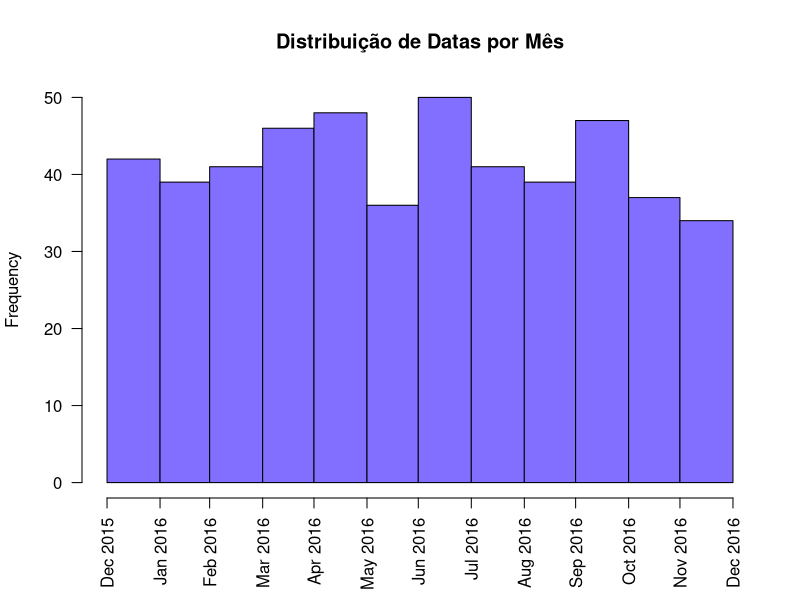

This chart was generated by the following R code:
# Análise de Séries Temporais 

# A Linguagem R possui diversos pacotes para criar, manipular e visualizar dados de séries temporais,
# essenciais quando se trabalha com Financial Analytics.

# Objetos do tipo data.frame em R, são excelentes para armazenar dados, mas não são eficientes para lidar com 
# dados de séries temporais. Abaixo uma lista dos principais pacotes e objetos usados para análise de séries temporais em R.

# Objetos de Séries Temporais
# Objeto fts (Pacote fts) 
# Objeto its (Pacote its)
# Objeto irts (Pacote tseries)
# Objeto timeSeries (Pacote timeSeries) 
# Objeto ti (Pacote tis)
# Objetos ts e mts (Pacote stats)
# Objeto zoo (Pacote zoo)
# Objeto xts (Pacote xts)

# xts = eXtensible Time Series
# xts é um objeto estendido do pacote zoo
# Índice (dados do tipo data) + Matriz

# Dados de séries temporais, são basicamente matrizes de dados, cujo índice é uma data.
# Representamos esta data em R com diferentes objetos

# Objeto chron (Pacote chron)
# Objeto Date (Pacote base)
# Objeto yearmon (Pacote zoo)
# Objeto yearqtr (Pacote zoo)
# Objeto POSIXct (Pacote base)
# Objeto POSIXlt (Pacote base)
# Objeto timeDate (Pacote timeDate)


#### Bonus - Trabalhando com Datas em R #####

# Datas em R são armazenados como número de dias a partir de 1/1/1970
# Objetos do tipo Data são usados para representar datas e não horários dentro de uma data (ao longo do dia)
my.date = as.Date("2017/1/1")
my.date
class(my.date)
as.numeric(my.date)
myDates = c("2016-12-20", "2017-01-20")
as.Date(myDates)

# Especificando o formato de entrada dos dados
as.Date("1/1/1970", format = "%m/%d/%Y")
as.Date("January 1, 1970", format = "%B %d, %Y")
as.Date("01JAN70", format = "%d%b%y") 

# Função format()
format(my.date, "%b %d, %Y") 
as.Date("Jan 1970", format = "%b %Y") 

# Data considerando o número de dias
as.Date(32500, origin = as.Date("1900-01-01")) 

# Extraindo um valor específico e transformando os dados
myYear = format(my.date, "%Y")
myYear
class(myYear)
as.numeric(myYear)
as.numeric(format(my.date, "%Y")) 
weekdays(my.date)
months(my.date)
quarters(my.date)

# Operações com datas
my.date
my.date + 1
my.date - 1
my.date + 31

# Comparações Lógicas
my.date
my.date1 = as.Date("1980-01-01")
my.date1 > my.date 

# Diferença entre datas
diff.date = my.date1 - my.date
diff.date 
class(diff.date)
as.numeric(diff.date)
my.date + diff.date 

# Criando sequências de datas
my.dates = seq(as.Date("2015/1/1"), as.Date("2016/12/31"), "3 months")
head(my.dates)
tail(my.dates) 
my.dates = seq(from = as.Date("2015/1/1"), by = "3 months", length.out = 61)
my.dates

# Plot de Objetos do Tipo Data
rint = round(runif(500)*365)
startDate = as.Date("2016-01-01")
myDates = startDate + rint
head(myDates)
class(myDates)

# Histograma
hist(myDates, breaks = "months", freq = TRUE, 
     main = "Distribuição de Datas por Mês", col = "slateblue1", xlab = "", format = "%b %Y", las = 2)

# Objeto Posix
# Classe POSIXct representa datas no formato de tempo em número de segundos desde 01-01-1970 (semelhante ao objeto Date, mas com suporte aos tempos ao longo do dia)
# Classe POSIXlt representa datas no formato de tempo com uma lista nomeada de segundos, minutos, horas, dias, meses e anos
myDateTimeStr = "2016-12-15 11:27:04"

# Criando objetos POSIXct
myPOSIXct = as.POSIXct(myDateTimeStr)
myPOSIXct
class(myPOSIXct)
as.numeric(myPOSIXct)

# Alterando o formato padrão
myDateTimeStr1 = "19-12-2006 10:17:07"
myPOSIXct1 = as.POSIXct(myDateTimeStr1, format = "%d-%m-%Y %H:%M:%S")
myPOSIXct1 

# Criando objetos POSIXct a partir de dados numéricos
myPOSIXct2 = as.POSIXct(0, origin = "1970-01-01")
myPOSIXct2
as.numeric(myPOSIXct2) 
myPOSIXct5 = ISOdatetime(year = 2016, month = 12, day = 21, hour = 10, min = 17, sec = 7, tz = "")
class(myPOSIXct5)
myPOSIXct5 

# Alterando o formato do output
myPOSIXct
format(myPOSIXct, format = "%b %d, %Y") 
format(myPOSIXct, format = "%B")
format(myPOSIXct, format = "%Z")
as.numeric(format(myPOSIXct, format = "%Y"))
as.numeric(format(myPOSIXct, format = "%S")) 

# Criando objetos POSIXlt
myDateTimeStr
myPOSIXlt = as.POSIXlt(myDateTimeStr)
myPOSIXlt
class(myPOSIXlt)

# Ajustando o formato de entrada
myDateTimeStr1 = "21-12-2016 11:19:02"
myPOSIXlt1 = as.POSIXlt(myDateTimeStr1, format = "%d-%m-%Y %H:%M:%S")
names(unclass(myPOSIXlt)) 

# Extraindo valores específicos da data
myPOSIXlt$sec
myPOSIXlt$hour
myPOSIXlt$mday
myPOSIXlt$mon
myPOSIXlt$year
myPOSIXlt$wday 
myPOSIXlt$yday
myPOSIXlt$isdst 

# Conversão
myPOSIXct
class(myPOSIXct)
myPOSIXlt = as.POSIXlt(myPOSIXct)
class(myPOSIXlt)
as.POSIXlt(myPOSIXct)$sec 

myPOSIXct
myDate = as.Date(myPOSIXct)
myDate
class(myDate) 

myPOSIXct = as.POSIXct(myDate, tz = "GMT")
myPOSIXct
myPOSIXlt = as.POSIXlt(myDate, tz = "GMT")
myPOSIXlt
myPOSIXct = as.POSIXct(myPOSIXlt)
myPOSIXct

HfDateTimeStr = "2016-12-15 18:13:04.125"
HfPOSIXct = as.POSIXct(HfDateTimeStr)
HfPOSIXct 
options(digits.secs = 3)
HfPOSIXct 

# Manipulando POSIXct
dt1 = as.POSIXct("2016-12-23 00:00:00")
dt2 = as.POSIXct("2016-12-23 05:00:00")
diffDateTime = dt2 - dt1
class(diffDateTime)
diffDateTime
units(diffDateTime)
as.numeric(diffDateTime) 

units(diffDateTime) = "secs"
diffDateTime
as.numeric(diffDateTime) 


# Pacote lubridate
install.packages("lubridate")
library(lubridate)

ymd("20161221")
ymd("2016 Dec 21") 

ymd_hms("20161219101707")
ymd_hms("2016 Dec 19 10:17:07")
mdy("Dec 19, 2016")
mdy_hms("December 19, 2016 10:17:07")
dmy_hms("19-Dec, 2016 10:17:07") 

ymd_hms("2016 Dec 19 10:17:07", tz="") 

ymd(20161219) 

myDateTime = ymd_hms("2016 Dec 19 10:17:07")
myDateTime 
year(myDateTime)
month(myDateTime)
week(myDateTime)
yday(myDateTime)
mday(myDateTime)
wday(myDateTime)
hour(myDateTime)
minute(myDateTime)
second(myDateTime)
tz(myDateTime)
wday(myDateTime, label=TRUE)
month(myDateTime, label=TRUE) 

# Atualizando uma data
mday(myDateTime) = 20
myDateTime 

update(myDateTime, year = 2016, month = 1, day = 1, hour = 5, min = 0, sec = 0) 







